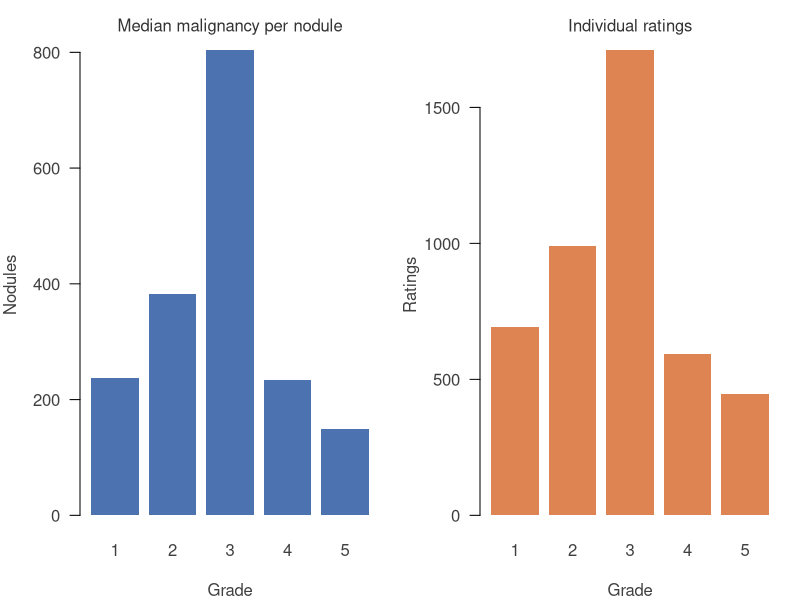

Write the R code that produced this figure.
# Run from the repository root:
#   Rscript codes/plots/data-description/mal-distribution.R

nod <- read.csv("data/processed/nodules_train_trimmed.csv", stringsAsFactors = FALSE)

BLUE <- "#4c72b0"; ORANGE <- "#dd8452"
GRADES <- c("1", "2", "3", "4", "5")

med_tab <- table(factor(nod$mal_median, levels = 1:5))
all_tab <- table(factor(unlist(nod[paste0("R", 1:4)]), levels = 1:5))

pdf("codes/plots/data-description/mal-distribution.pdf", width = 9, height = 3.8)
par(mfrow = c(1, 2), mar = c(4, 4, 2.5, 1), las = 1, col.axis = "grey25", col.lab = "grey25", font.main = 1, cex.main = 1, col.main = "grey20")
barplot(med_tab, col = BLUE, border = NA, names.arg = GRADES,
        main = "Median malignancy per nodule", xlab = "Grade", ylab = "Nodules")
barplot(all_tab, col = ORANGE, border = NA, names.arg = GRADES,
        main = "Individual ratings", xlab = "Grade", ylab = "Ratings")
invisible(dev.off())
